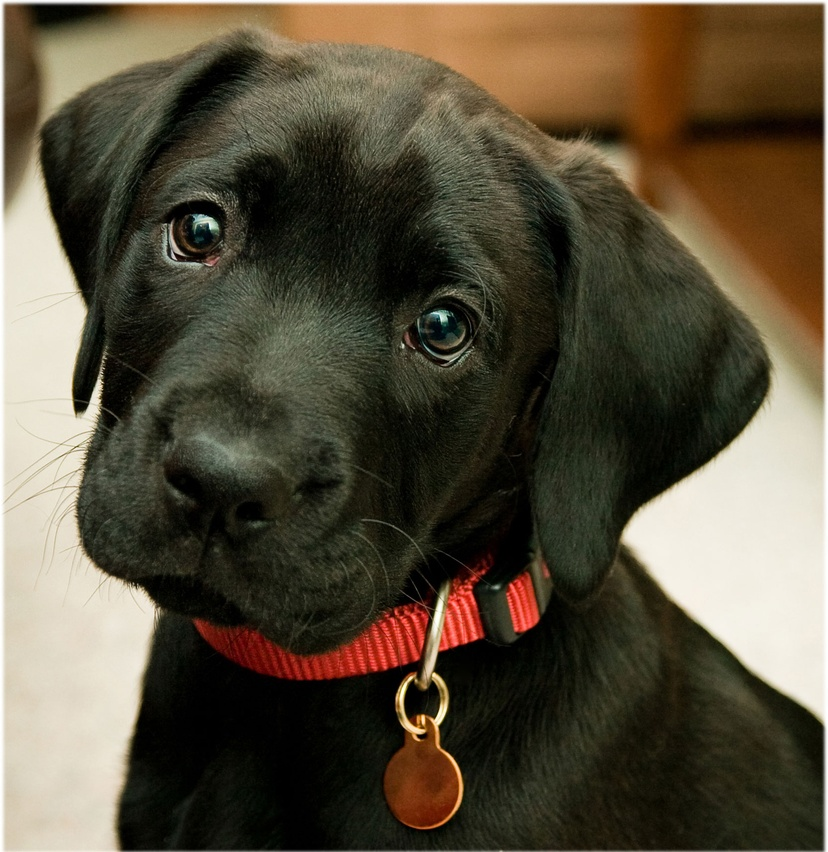
//> input picture test.jpg, 828 x 852 px, shrunk from 1666 x 1715 before the run
$ ./16_single_window_filters   (built with g++ and OpenCV 4)
//> lines starting //> are read from the running program, lines starting //| are printed output that depends on the picture
#include <opencv2/imgproc.hpp>
#include "opencv2/imgcodecs.hpp"
#include "opencv2/highgui.hpp"
#include<iostream>
#include <opencv2/imgproc/imgproc.hpp>
#include <opencv2/core/core.hpp>

using namespace std;
using namespace cv;

int MAX_KERNEL_LENGTH = 31;

Mat src;
Mat bl,g,m,bi;	//Matrices for filters
//Mat dst;

int main( void )
{
do{
	int i;
	cout<<"Enter Value for i [1-31(odd values only)]";
	cin>>i;
//> the answer given: 3

	/*
	namedWindow("ORIGINAL", WINDOW_NORMAL );
	namedWindow("GAUSSIAN", WINDOW_NORMAL );
	namedWindow("MEDIAN", WINDOW_NORMAL );
	namedWindow("BLUR", WINDOW_NORMAL );
	namedWindow("MEDIAN", WINDOW_NORMAL );
	namedWindow("BILATERAL", WINDOW_NORMAL );
	*/

	src = imread( "test.jpg", IMREAD_COLOR );
//> src is the input picture: 852 rows x 828 cols, CV_8UC3; mean B, G, R 60.9, 79.2, 88.1
	//imshow( "ORIGINAL", src );
	imwrite("original.jpg", src);

	//for ( int i = 1; i < MAX_KERNEL_LENGTH; i = i + 2 )
	{
	blur( src, bl, Size( i, i ), Point(-1,-1) );
	//Text on Image
	string text="blur";
	Point textOrg(10,130);
	putText(bl,text,textOrg,CV_FONT_HERSHEY_SIMPLEX,2,Scalar::all(255),3,8);
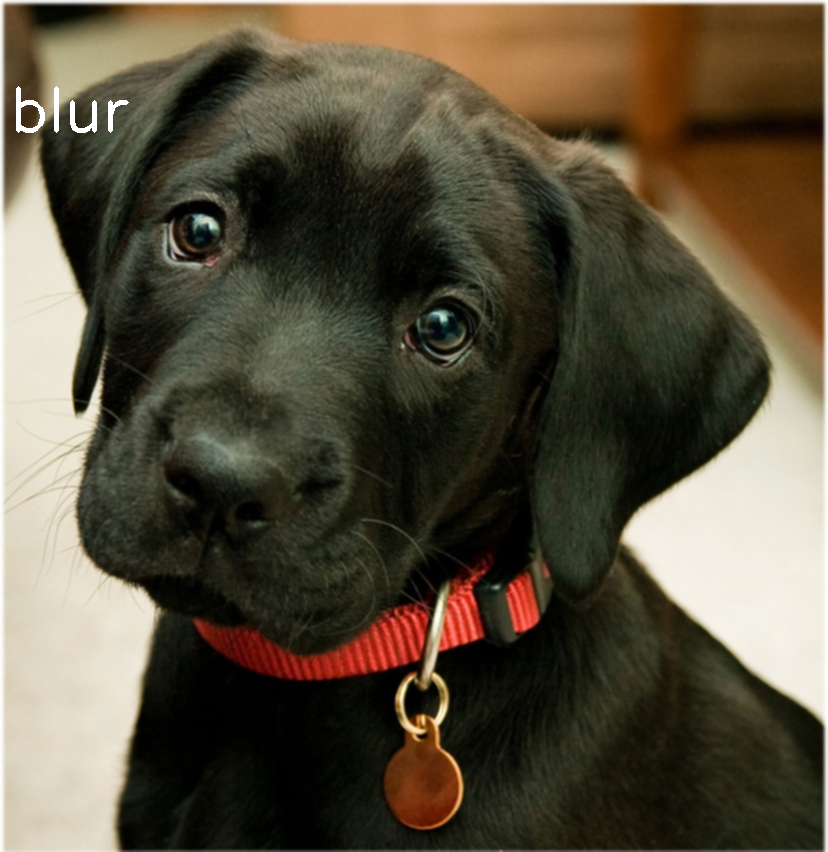
//> bl: 852 rows x 828 cols, CV_8UC3; mean B, G, R 61.3, 79.5, 88.4
	//imshow( "BLUR", bl );
	imwrite("blur.jpg", bl);
	//waitKey(100);
	}

	//for ( int i = 1; i < MAX_KERNEL_LENGTH; i = i + 2 )
	{
	GaussianBlur( src, g, Size( i, i ), 0, 0 );
	//Text on Image
	string text="gaussian";
	Point textOrg(10,130);
	putText(g,text,textOrg,CV_FONT_HERSHEY_SIMPLEX,2,Scalar::all(255),3,8);
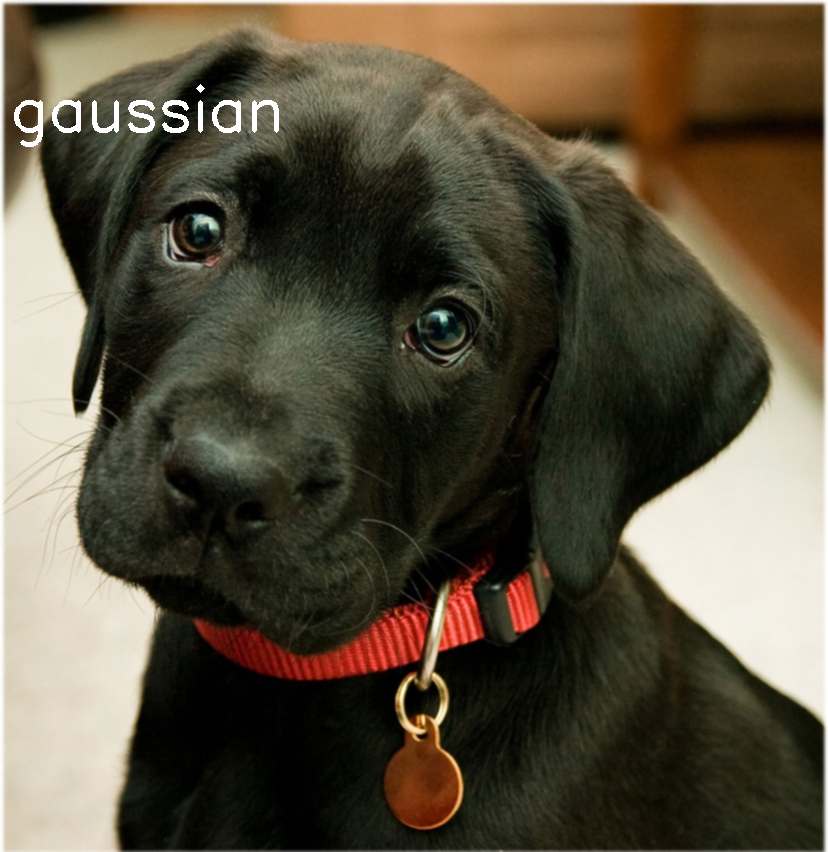
//> g: 852 rows x 828 cols, CV_8UC3; mean B, G, R 61.9, 80.1, 89
	//imshow( "GAUSSIAN", g );
	imwrite("gaussian.jpg", g);
	//waitKey(100);
	}

	//for ( int i = 1; i < MAX_KERNEL_LENGTH; i = i + 2 )
	{
	medianBlur ( src, m, i );
	//Text on Image
	string text="median";
	Point textOrg(10,130);
	putText(m,text,textOrg,CV_FONT_HERSHEY_SIMPLEX,2,Scalar::all(255),3,8);
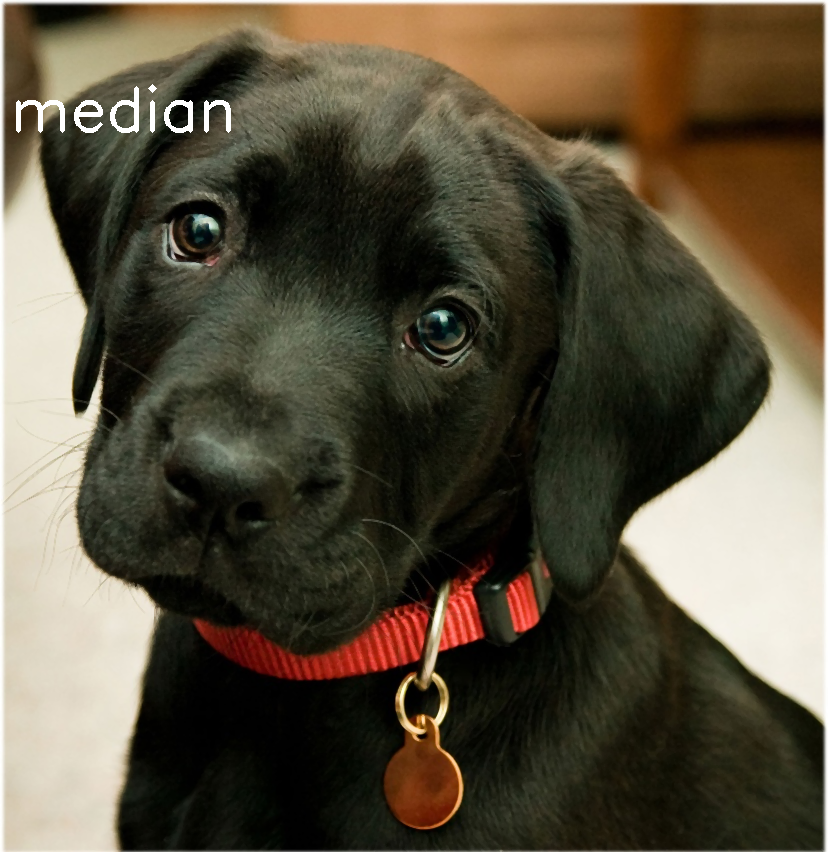
//> m: 852 rows x 828 cols, CV_8UC3; mean B, G, R 61.5, 79.7, 88.6
	//imshow( "MEDIAN", m );
	imwrite("median.jpg", m);
	//waitKey(100);
	}

	//for ( int i = 1; i < MAX_KERNEL_LENGTH; i = i + 2 )
	{
	bilateralFilter ( src, bi, i, i*2, i/2 );
	//Text on Image
	string text="bilateral";
	Point textOrg(10,130);
	putText(bi,text,textOrg,CV_FONT_HERSHEY_SIMPLEX,2,Scalar::all(255),3,8);
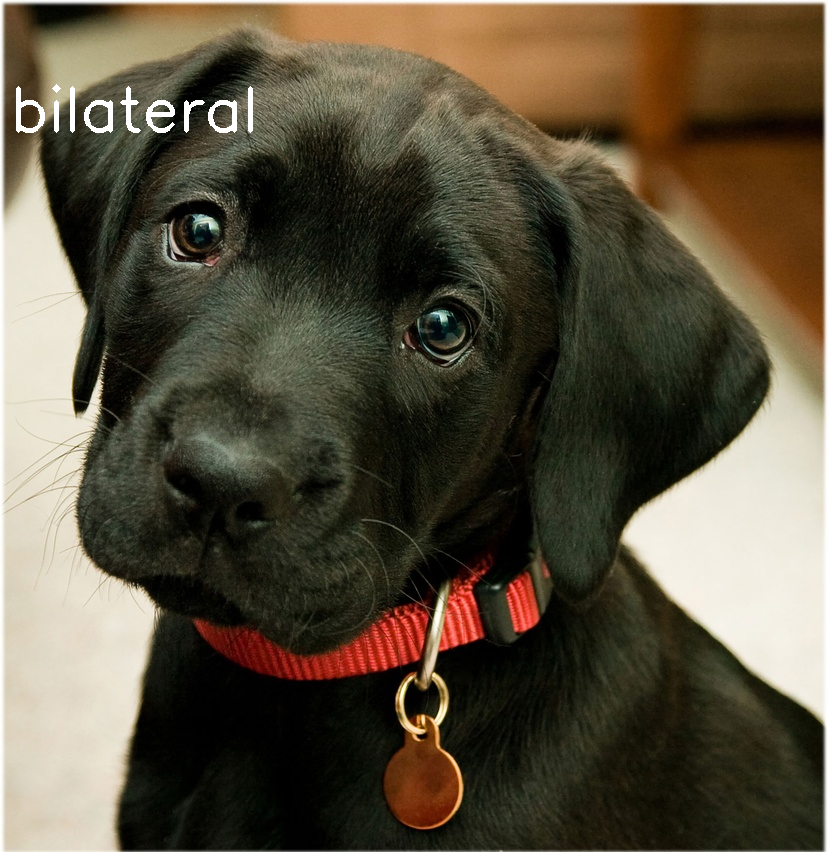
//> bi: 852 rows x 828 cols, CV_8UC3; mean B, G, R 61.8, 80, 88.9
	//imshow( "BILATERAL", bi );
	imwrite("bilateral.jpg", bi);
	//waitKey(100);
	}


//Code for single window

	//Image Reading
	IplImage* img1 = cvLoadImage( "original.jpg" );
	IplImage* img2 = cvLoadImage( "blur.jpg" );
	IplImage* img3 = cvLoadImage( "gaussian.jpg" );
	IplImage* img4 = cvLoadImage( "median.jpg" );
	IplImage* img5 = cvLoadImage( "bilateral.jpg" );

	int dstWidth=img1->width+img1->width;
//> dstWidth = 1656
	int dstHeight=img1->height+img1->height;
//> dstHeight = 1704

	IplImage* dst=cvCreateImage(cvSize(dstWidth,dstHeight),IPL_DEPTH_8U,3);

	cvSetImageROI(dst, cvRect(0, 0,img1->width,img1->height) );
	cvCopy(img1,dst,NULL);
	cvResetImageROI(dst);

	cvSetImageROI(dst, cvRect(img2->width, 0,img2->width,img2->height) );
//> dst: 852 rows x 828 cols, CV_8UC3; every value is 0
	cvCopy(img2,dst,NULL);
	cvResetImageROI(dst);
//> dst: 1704 rows x 1656 cols, CV_8UC3

	cvSetImageROI(dst, cvRect(0, img3->height,img3->width,img3->height) );
	cvCopy(img3,dst,NULL);
	cvResetImageROI(dst);
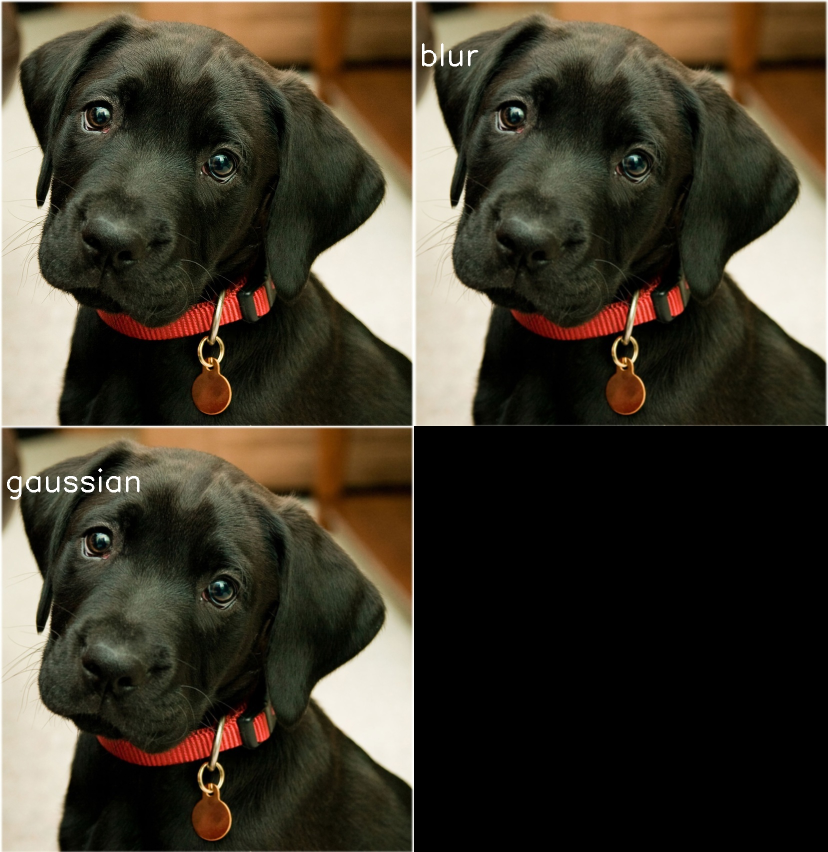
//> dst: 1704 rows x 1656 cols, CV_8UC3 (shown at 1/2 size); mean B, G, R 46, 59.7, 66.4

	cvSetImageROI(dst, cvRect(img4->width, img4->height,img4->width,img4->height) );
	cvCopy(img4,dst,NULL);
	cvResetImageROI(dst);
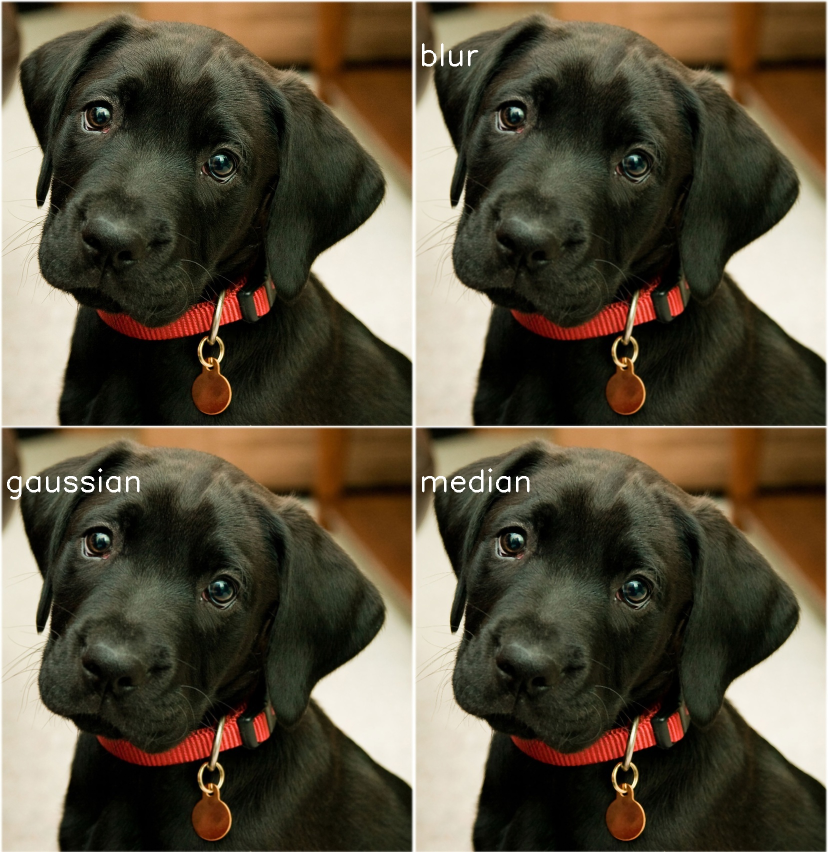
//> dst: 1704 rows x 1656 cols, CV_8UC3 (shown at 1/2 size); mean B, G, R 61.4, 79.6, 88.5

	//cvSetImageROI(dst, cvRect(0, img5->height+img5->height,img5->width,img5->height) );
	//cvCopy(img5,dst,NULL);
	//cvResetImageROI(dst);


	cvNamedWindow("DESTINATION",WINDOW_NORMAL);
	cvShowImage( "DESTINATION", dst);
	std::cout<<"ENTER ANY KEY:";

}while(waitKey(0));
	return 0;
}
